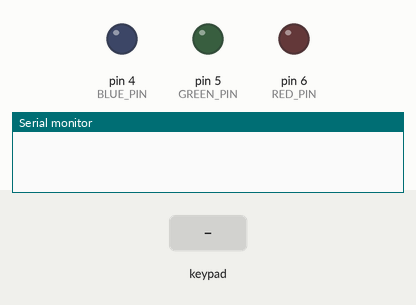
Bench run of a sketch on a simulated Arduino Mega 2560, built with avr-gcc and run on an emulated ATmega2560. Shown: output pins drawn as LEDs (lit = HIGH), the last lines printed to the serial monitor. The inputs (shaded band) are chosen by the test bench.

Above: at 1.2 s.
1.3 s: key '1' pressed
2.8 s: keypad keys 2 3 2 5 2 7 2 9 # pressed 0.4 s apart
7.9 s: key 'A' pressed
9.4 s: keypad keys 2 3 2 5 2 7 2 9 * pressed 0.4 s apart
At 14.0 s:
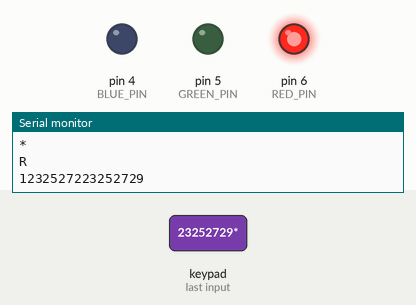
14.5 s: key '*' pressed
At 15.4 s:
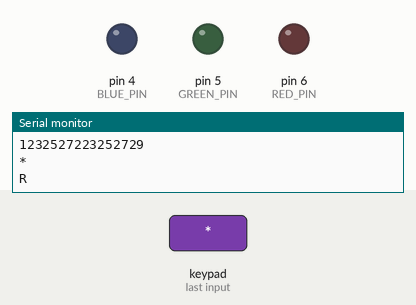
16.0 s: keypad keys 2 3 2 5 2 7 2 9 D pressed 0.4 s apart
Timing chart, 0 to 19.0 s (numbered marks = the images above; inputs shaded):
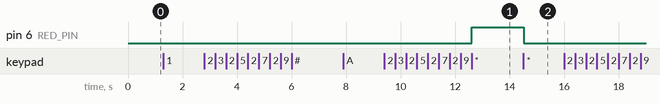

The sketch:

with_keypad.ino
```cpp
#include <Keypad.h>

const byte ROWS = 4; //four rows
const byte COLS = 4; //four columns
//define the cymbols on the buttons of the keypads
char hexaKeys[ROWS][COLS] = {
    {'1','2','3','A'},
    {'4','5','6','B'},
    {'7','8','9','C'},
    {'*','0','#','D'}
};
byte rowPins[ROWS] = {23, 25, 27, 29}; //connect to the row pinouts of the keypad
byte colPins[COLS] = {31, 33, 35, 37}; //connect to the column pinouts of the keypad

//initialize an instance of class NewKeypad
Keypad customKeypad = Keypad( makeKeymap(hexaKeys), rowPins, colPins, ROWS, COLS);

const int RED_PIN = 6;
const int GREEN_PIN = 5;
const int BLUE_PIN = 4;


void setup(){
    Serial.begin(9600);
    pinMode(RED_PIN, OUTPUT);
    pinMode(GREEN_PIN, OUTPUT);
    pinMode(BLUE_PIN, OUTPUT);
}

char selectedColor;
String colorVal;

void loop(){
    char customKey = customKeypad.getKey();
    if (customKey){
        Serial.println(customKey);
        if (customKey == 'A'){
            selectedColor = 'R';
        }
        else if (customKey == 'B'){
            selectedColor = 'G';
        }
        else if (customKey == 'C'){
            selectedColor = 'B';
        }
        else if (customKey == '*'){
            send(selectedColor,colorVal);
        }
        else if (customKey == '#'){
            int lastIndex = colorVal.length() - 1;
            colorVal.remove(lastIndex);
            Serial.println(colorVal);
        }
        else if (customKey == 'D'){}
        else {
            colorVal += customKey;
            Serial.println(colorVal);
        }
    }
}

void send(char selectedColor, String val){
    Serial.println(selectedColor);
    Serial.println(val);
    int val2 = val.toInt();
    if (selectedColor == 'R'){
        analogWrite(RED_PIN, val2);
    }
    else if (selectedColor == 'G'){
        analogWrite(GREEN_PIN, val2);
    }
    else if (selectedColor == 'B'){
        analogWrite(BLUE_PIN, val2);
    }
    colorVal = "";
}
```

Measured:
- after the input at 9.4 s, pin 6 (RED_PIN): LOW → HIGH after 3.2 s
- after the input at 14.5 s, pin 6 (RED_PIN): HIGH → LOW at once
